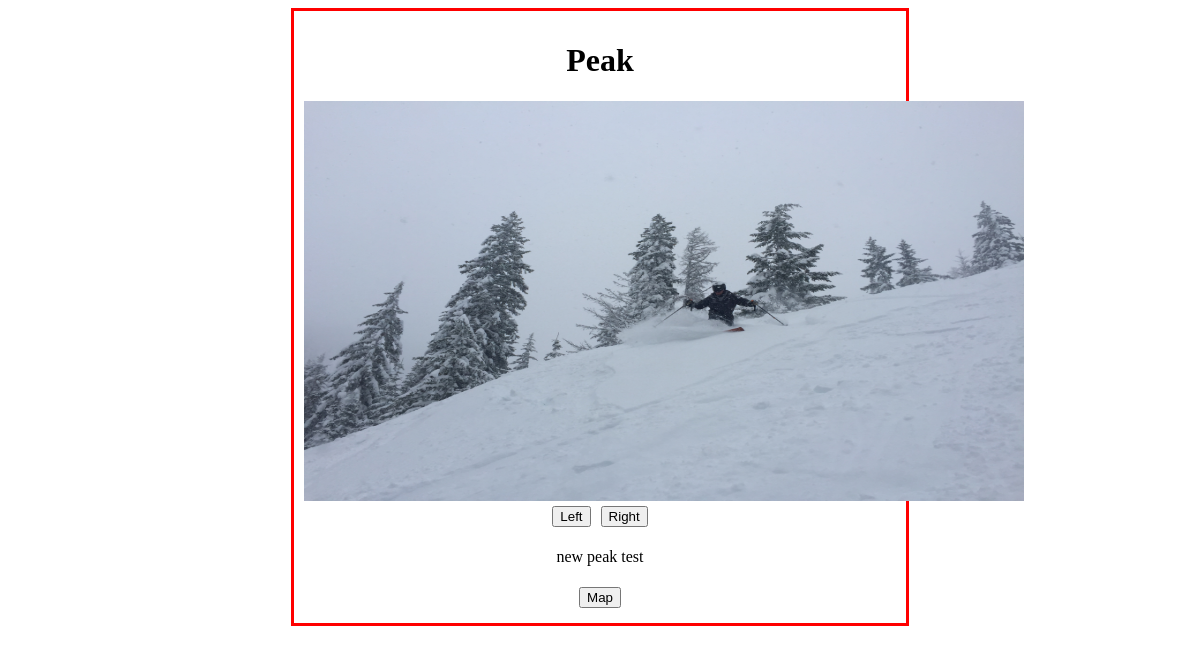
/4, run on the app's committed database.
### tables this page shows
CREATE TABLE locations
(
    [location_id] integer PRIMARY KEY AUTOINCREMENT,
    [location_name] text NOT NULL,
    [location_description] text NOT NULL,
    [location_x] text NOT NULL,
    [location_y] text NOT NULL
);

CREATE TABLE pictures
(
    [id] integer PRIMARY KEY AUTOINCREMENT,
    [location_id] integer NOT NULL,
    [img_path] text NOT NULL
);

### main.py (the view)
@app.route('/<location_id>')
def viewLocation(location_id):
    db = connect_db()
    sql = "Select * from locations where location_id = (?)"
    cur = db.execute(sql, [location_id])
    entries = [dict(location_id=row[0], location_name=row[1], location_description=row[2]) for row in cur.fetchall()]
    sql = "Select * from pictures where location_id = (?)"
    cur = db.execute(sql, [location_id])
    pictures = [dict(id=row[0], location_id=row[1], img_path=row[2]) for row in cur.fetchall()]
    db.close()
    return render_template("DisplayLocation.html", entries=entries, pictures=pictures, location_id=location_id)

### main.py (called while the page is built)
def connect_db():
    return sqlite3.connect(DATABASE)

### templates/DisplayLocation.html (shortened to what this page needs)
<!DOCTYPE html>
<html lang="en">
<head>
    <link rel="stylesheet" href="static/Location_Style2.css">
</head>
<body>
    <div class="center">
    <h1>{% for entry in entries %}{{ entry.location_name }}{% endfor %}</h1>
    {% block content %}
        {% if pictures %}
        <div id="slider">
        <ul class="slides">
                {% for pic in pictures %}
                <li class="slide"><img src="{{ pic.img_path }}"></li>
                {% endfor %}
        </ul>
        </div>
        {% else %}
               <button class="slide" onclick="uploadImage({{ location_id }})">Upload Image</button>
        {% endif %}
        {% endblock content %}
        {% if pictures %}
            <button class="left" onclick="slideLeft()">Left</button><button class="right" onclick="slideRight">Right</button>
        {% endif %}
        <p>{% for entry in entries %}{{ entry.location_description }}{% endfor %}</p>
        <form action="/">
            <input type="submit" value="Map">
        </form>
    </div>
</body>
</html>

### static/Location_Style2.css (style rules this page uses)
button, input { margin: 5px; }
.center { margin: auto; width: 50%; border: 3px solid red; padding: 10px; text-align: center; }
img { width: 720px; height: 400px; }
#slider { width: 720px; height: 400px; overflow: hidden; }
#slider .slides { display: block; width: 4320px; height: 400px; margin: 0; padding: 0; }
#slider .slide { float: left; list-style-type: none; width: 720px; height: 400px; }

### data on the page
locations: location_name "Peak", location_description "new peak test"
pictures: img_path (picture)
